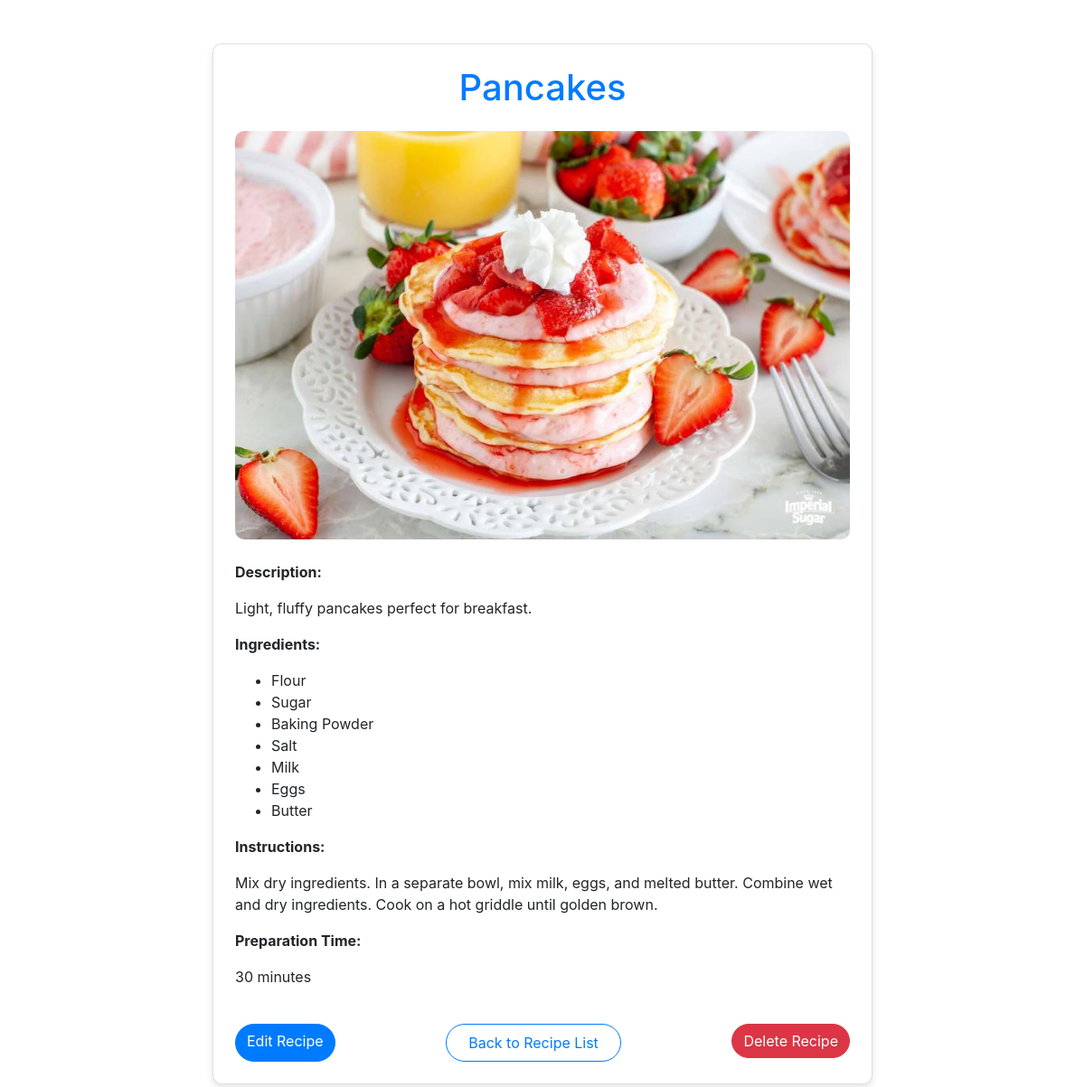
Page /recipe/1/ on the committed database.
### recipes/models.py (models this page shows, shortened)
class Recipe(models.Model):
    name = models.CharField(max_length=200)
    description = models.TextField()
    ingredients = models.TextField()
    instructions = models.TextField()
    preparation_time = models.PositiveIntegerField(help_text="Time in minutes")
    meal_type = models.CharField(max_length=50, choices=[('Breakfast', 'Breakfast'), ('Lunch', 'Lunch'), ('Dinner', 'Dinner')])
    image = models.ImageField(upload_to='recipe_images/', null=True, blank=True)

### recipes/views.py (the view)
# urls.py: path('recipe/<int:recipe_id>/', views.recipe_detail, name='recipe_detail'),
def recipe_detail(request, recipe_id):
    recipe = get_object_or_404(Recipe, id=recipe_id)
    return render(request, 'recipe_detail.html', {'recipe': recipe})

### recipes/templates/recipe_detail.html (shortened to what this page needs)
{% load static %}
<!DOCTYPE html>
<html lang="en">
<head>
    <link href="https://maxcdn.bootstrapcdn.com/bootstrap/4.5.2/css/bootstrap.min.css" rel="stylesheet">
</head>
<body>
<div class="container my-5">
    <div class="row justify-content-center">
        <div class="col-md-8">
            <div class="card recipe-detail-card p-4">
                <h1 class="text-center mb-4 text-primary">{{ recipe.name }}</h1>
                <div class="text-center mb-4">
                    <img src="{{ recipe.image.url }}" alt="{{ recipe.name }}" class="recipe-image">
                </div>
                <p class="font-weight-bold">Description:</p>
                <p>{{ recipe.description }}</p>
                <p class="font-weight-bold">Ingredients:</p>
                <ul>
                    {% for ingredient in recipe.ingredients.splitlines %}
                        <li>{{ ingredient }}</li>
                    {% endfor %}
                </ul>
                <p class="font-weight-bold">Instructions:</p>
                <p>{{ recipe.instructions }}</p>
                <p class="font-weight-bold">Preparation Time:</p>
                <p>{{ recipe.preparation_time }} minutes</p>
                <div class="d-flex justify-content-between mt-4">
                    <a href="{% url 'recipe_update' recipe.id %}" class="btn btn-primary btn-custom">Edit Recipe</a>
                    <a href="{% url 'recipe_list' %}" class="btn btn-outline-primary btn-custom px-4 py-2">Back to Recipe List</a>
                    <form method="post" action="{% url 'recipe_delete' recipe.id %}">
                        <button type="submit" class="btn btn-danger btn-custom">Delete Recipe</button>
                    </form>
                </div>
            </div>
        </div>
    </div>
</div>
</body>
</html>

### rows in the picture
Recipe: name "Pancakes", image (picture), description "Light, fluffy pancakes perfect for breakfast.", instructions "Mix dry ingredients. In a separate bowl, mix milk, eggs, and melted butter. Combine wet and dry ingredients. Cook on a hot griddle until golden brown.", preparation_time "30"

### other values in the picture
{{ ingredient }} "Flour" "Sugar" "Baking Powder" "Salt" "Milk" "Eggs" "Butter"
